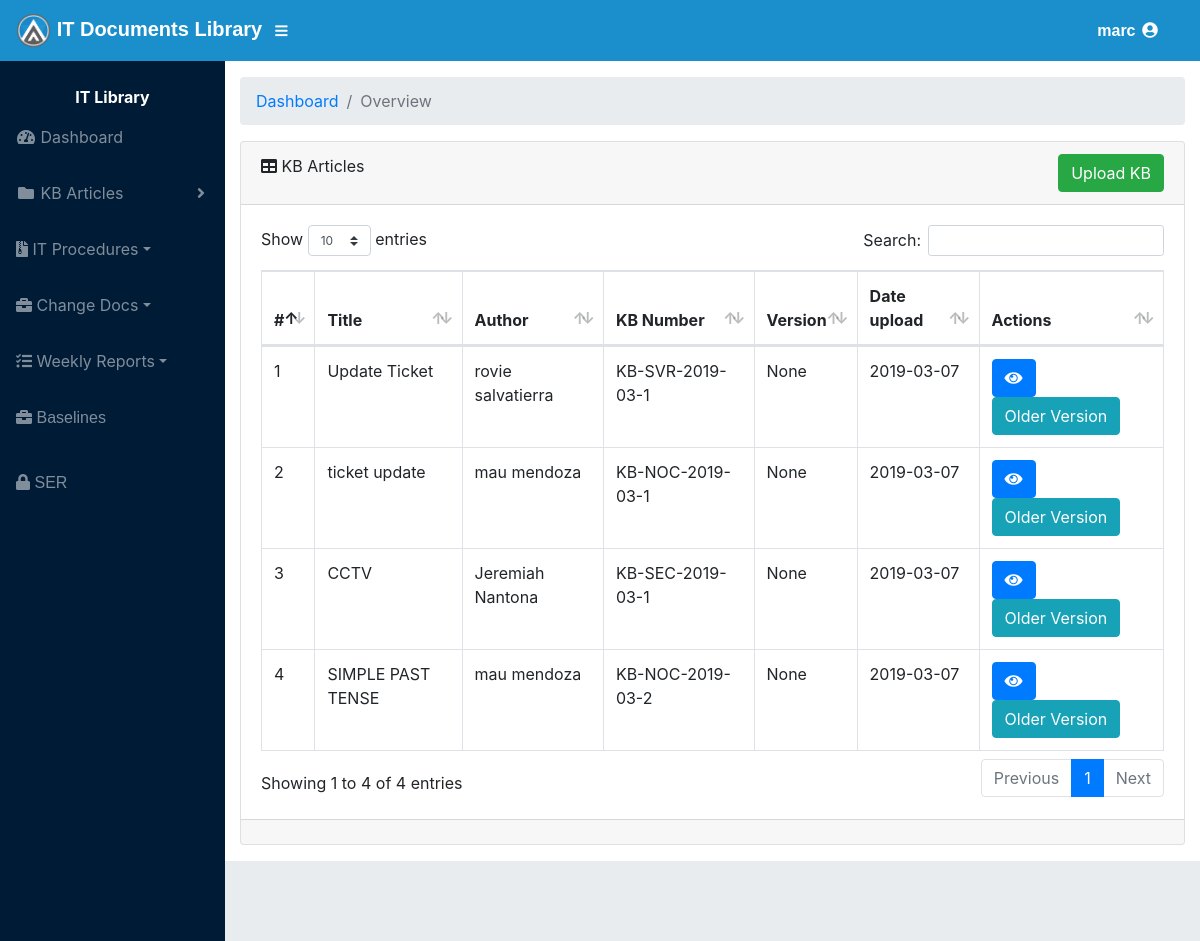
Screenshot of /kbarticles.php (signed in) with the database file from the repository.
### tables this page shows
CREATE TABLE `tbl_kb` (
  `kb_id` int(11) NOT NULL,
  `kb_title` varchar(100) NOT NULL,
  `kb_author` varchar(100) NOT NULL,
  `kb_type` varchar(100) NOT NULL,
  `kb_number` varchar(100) NOT NULL,
  `kb_date` date NOT NULL,
  `kb_status` varchar(100) NOT NULL,
  `user_ID` int(11) DEFAULT NULL,
  `team` varchar(100) NOT NULL,
  `date_approve` date NOT NULL,
  `comment` varchar(100) NOT NULL,
  `update_file` varchar(100) NOT NULL,
  `temp_number` varchar(100) NOT NULL,
  `title_kb` varchar(100) NOT NULL,
  `status` varchar(100) NOT NULL
);

### kbarticles.php (the view, shortened to what this page needs)
<?php
if (isset($_SESSION['username']))
{
?>
<!DOCTYPE html>
<html lang="en">
  <head>
    <link href="vendor/bootstrap/css/bootstrap.min.css" rel="stylesheet">
    <link href="vendor/fontawesome-free/css/all.min.css" rel="stylesheet" type="text/css">
    <link href="vendor/datatables/dataTables.bootstrap4.css" rel="stylesheet">
    <link href="css/sb-admin.css" rel="stylesheet">
  </head>
  <body id="page-top">
		<?php
		include 'nav.php';
		?>
    <div id="wrapper">
      <?php
		include 'sidebar.php';
		?>
      <div id="content-wrapper">
        <div class="container-fluid">
          <ol class="breadcrumb">
            <li class="breadcrumb-item">
              <a href="#">Dashboard</a>
            </li>
            <li class="breadcrumb-item active">Overview</li>
          </ol>
          <div class="card mb-3">
            <div class="card-header">
              <i class="fas fa-table"></i>
              KB Articles<?php if($_SESSION['privilege']!='Super Admin'){?> <a href="addkb.php" style="float:right" class="btn btn-success" role="button" onclick="return confirm('Are you sure you want to add a KB Article ?')">Upload KB</a><?php } ?> </div>
            <div class="card-body">
              <div class="table-responsive">
                <table class="table table-bordered" id="dataTable" width="100%" cellspacing="0">
                  <thead>
                    <tr>
						<th>#</th>
						<th>Title</th>
						<th>Author</th>
						<th>KB Number</th>
						<th>Version</th>
						<th>Date upload</th>
						<th>Actions</th>
                    </tr>
						</thead>
							<tbody>
								<?php
									include'dbcon.php';
									$queryr= mysqli_query ($conn,"Select * FROM tbl_kb WHERE kb_status='Approved' AND update_file !='True'");
												$ctr=1;
										while($row= mysqli_fetch_assoc($queryr)){
											$parser=explode('_',$row['kb_number']);
											$parser_count=count($parser);
											if($parser_count==1){
												$version='None';
												$kb_number=$parser[0];
												$kb_number=explode("-",$kb_number);
												$kb_number=$kb_number[0].'-'.$kb_number[1].'-'.$kb_number[2].'-'.$kb_number[3].'-'.$kb_number[5];
											}else{
												$version=$parser[1]+1;
												$version='Version '.$version;
												$kb_number=$parser[0];
												$kb_number=explode("-",$kb_number);
												$kb_number=$kb_number[0].'-'.$kb_number[1].'-'.$kb_number[2].'-'.$kb_number[3].'-'.$kb_number[5];
											}
											echo"<tr>";
											echo '<td>'.$ctr.'</td>';
											echo '<td>'.$row['title_kb'].'</td>';
											echo '<td>'.$row['kb_author'].'</td>';
											echo '<td>'.$kb_number.'</td>';
											echo '<td>'.$version.'</td>';
											echo '<td>'.$row['kb_date'].'</td>';
											$ctr++;
											echo "<td>";
											?>
											<a href = "result.php?id=<?php echo $row['kb_title']?>" class="btn btn-primary"target="_blank" title="View" onclick="return confirm('Are you sure you want to view this KB Article ?')"><i class="fa fa-eye"></i></a>
											<a href = "edited_kb.php?id=<?php echo $row['title_kb']?>" class="btn btn-info"target="_blank" onclick="return confirm('Are you sure you want to view this KB Article ?')">Older Version</a>
											</td>
											<?php
											echo"</tr>";
										}
								?>
						</tbody>
					</table>
              </div>
            </div>
            <div class="card-footer small text-muted"></div>
          </div>
          </div>
        </div>
        <footer class="sticky-footer">
        </footer>
      </div>
  </body>
</html>
<?php
}
else
{
	header("location:error.php");
}
?>

### css/sb-admin.css (style rules this page uses)
html { position: relative; min-height: 100%; }
body { height: 100%; }
#wrapper { display: -webkit-box; display: -ms-flexbox; display: flex; }
#wrapper #content-wrapper { overflow-x: hidden; width: 100%; padding-top: 1rem; padding-bottom: 80px; }
:root { --input-padding-x: 0.75rem; --input-padding-y: 0.75rem; }
footer.sticky-footer { display: -webkit-box; display: -ms-flexbox; display: flex; position: absolute; right: 0; bottom: 0; width: calc(100% - 90px); height: 80px; background-color: #e9ecef; }
@media (min-width: 768px) { footer.sticky-footer { width: calc(100% - 225px); } }

### rows the page displays
tbl_kb: title_kb "Update Ticket", kb_author "rovie salvatierra", kb_number "KB-SVR-2019-03-1", kb_number "None", kb_date "2019-03-07"
tbl_kb: title_kb "ticket update", kb_author "mau mendoza", kb_number "KB-NOC-2019-03-1", kb_number "None", kb_date "2019-03-07"
tbl_kb: title_kb "CCTV", kb_author "Jeremiah Nantona", kb_number "KB-SEC-2019-03-1", kb_number "None", kb_date "2019-03-07"
tbl_kb: title_kb "SIMPLE PAST TENSE", kb_author "mau mendoza", kb_number "KB-NOC-2019-03-2", kb_number "None", kb_date "2019-03-07"

### other values shown
$_SESSION['username'] "marc"
